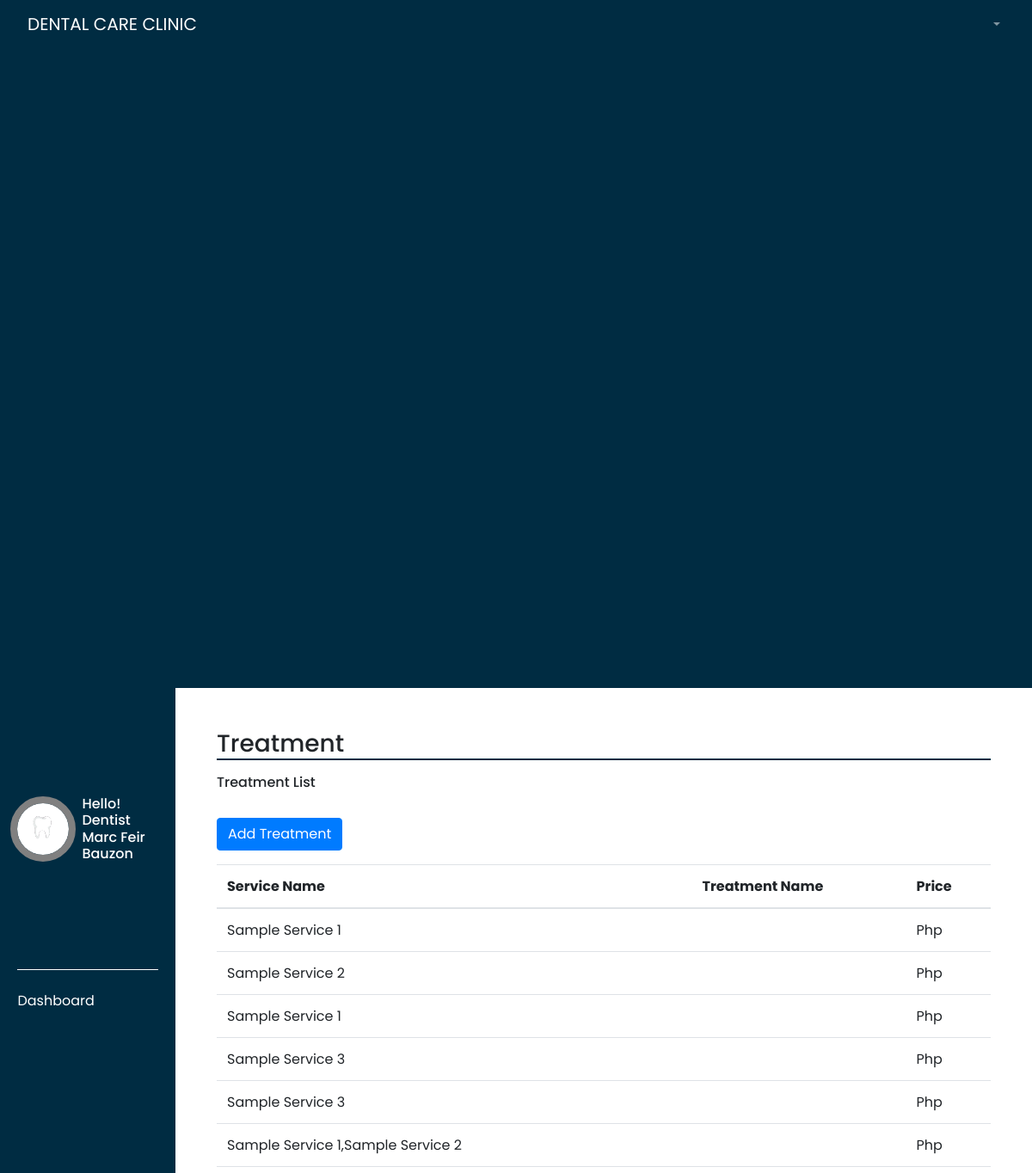
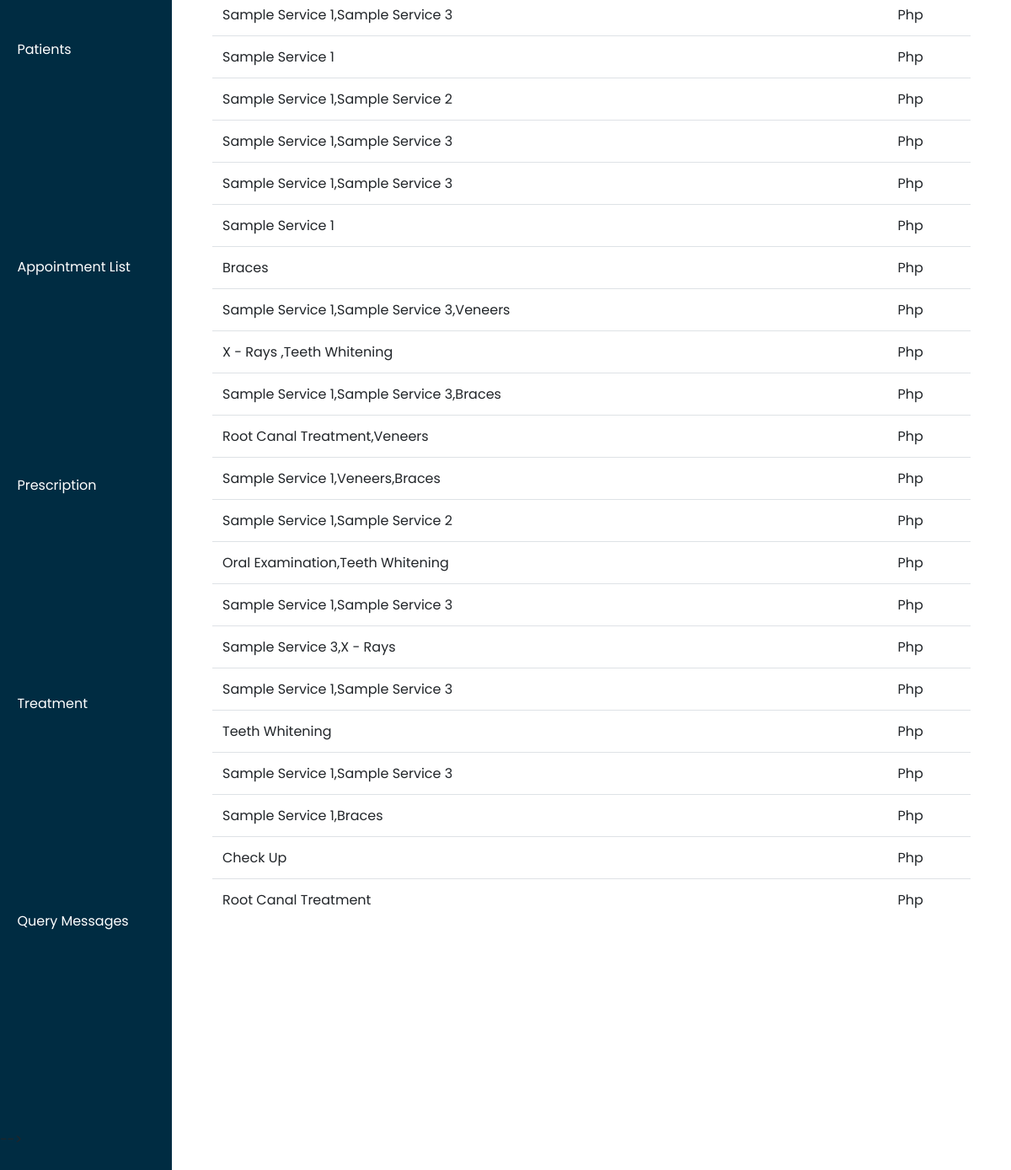
Page /treatment_view.php (signed in) on the committed database (2 pictures, top to bottom).
### tables this page shows
CREATE TABLE `treatment` (
  `treatmentId` int(11) NOT NULL,
  `reqId` int(11) NOT NULL,
  `patientId` int(11) NOT NULL,
  `dentistId` int(11) NOT NULL,
  `serviceId` int(11) NOT NULL,
  `date_visit` varchar(250) NOT NULL,
  `service_name` varchar(250) NOT NULL,
  `teethNo` varchar(250) NOT NULL,
  `description` varchar(250) NOT NULL,
  `fees` int(11) NOT NULL,
  `totalFees` int(11) NOT NULL,
  `totalChange` int(11) NOT NULL,
  `remarks` varchar(250) NOT NULL,
  `dateTreatment_submitted` date NOT NULL
);

### treatment_view.php (the view, shortened to what this page needs)
<!-- <?php
require_once "connection.php";
?>
    <link rel="stylesheet" href="styles/dashAdmin.css">
    <link rel="stylesheet" href="https://maxcdn.bootstrapcdn.com/bootstrap/4.0.0/css/bootstrap.min.css"/>
</head>
<body style="height: 100vh;">
    <div class="" style=" width: 100%">
        <?php require("templates/main-header.php"); ?>
    </div>
    <div class="d-flex" >
        <div class="bg-dark" style="width: 17%">
            <?php require("templates/sidebar.php"); ?>
        </div>
        <div style="width: 83%">
            <div class="p-5">
                <h3 style="border-bottom: 2px solid #002c42">Treatment</h3>
                <h6 class="mt-3 mb-3">Treatment List</h6>
                    <button type="button" class="btn btn-primary mb-3 mt-3" data-toggle="modal" data-target="#exampleModal">
                    Add Treatment
                    </button>
                <?php
                    $sql = "SELECT * FROM treatment";
                    $result = $conn->query($sql);
                ?>
                <table class="table table-hover" style="margin-bottom: 200px;">
                    <thead>
                        <tr>
                        <th scope="col">Service Name</th>
                        <th scope="col">Treatment Name</th>
                        <th scope="col">Price</th>
                        </tr>
                    </thead>
                    <tbody>
                        <?php if ($result->num_rows > 0) { ?>
                        <?php while($row = $result->fetch_assoc()){?>
                        <tr>
                            <td><?php echo $row['service_name']; ?></td>
                            <td><?php echo $row['treatment_name']; ?></td>
                            <td>Php <?php echo $row['price']; ?></td>
                        </tr>
                        <?php }?>
                        <?php } ?>
                    </tbody>
                </table>
            </div>
        </div>
    </div>
</body>
</html> -->

### styles/dashAdmin.css (style rules this page uses)
* { margin: 0; padding: 0; font-family: 'Poppins', sans-serif !important; box-sizing: border-box; }

### rows in the picture
treatment: service_name "Sample Service 1"
treatment: service_name "Sample Service 2"
treatment: service_name "Sample Service 1"
treatment: service_name "Sample Service 3"
treatment: service_name "Sample Service 3"
treatment: service_name "Sample Service 1,Sample Service 2"
treatment: service_name "Sample Service 1,Sample Service 3"
treatment: service_name "Sample Service 1"
treatment: service_name "Sample Service 1,Sample Service 2"
treatment: service_name "Sample Service 1,Sample Service 3"
treatment: service_name "Sample Service 1,Sample Service 3"
treatment: service_name "Sample Service 1"
treatment: service_name "Braces"
treatment: service_name "Sample Service 1,Sample Service 3,Veneers"
treatment: service_name "X - Rays ,Teeth Whitening"
treatment: service_name "Sample Service 1,Sample Service 3,Braces"
treatment: service_name "Root Canal Treatment,Veneers"
treatment: service_name "Sample Service 1,Veneers,Braces"
treatment: service_name "Sample Service 1,Sample Service 2"
treatment: service_name "Oral Examination,Teeth Whitening"
treatment: service_name "Sample Service 1,Sample Service 3"
treatment: service_name "Sample Service 3,X - Rays"
treatment: service_name "Sample Service 1,Sample Service 3"
treatment: service_name "Teeth Whitening"
treatment: service_name "Sample Service 1,Sample Service 3"
treatment: service_name "Sample Service 1,Braces"
treatment: service_name "Check Up"
treatment: service_name "Root Canal Treatment"

### other values in the picture
$_SESSION['position'] "Dentist"
$_SESSION['fullname'] "Marc Feir Bauzon"
